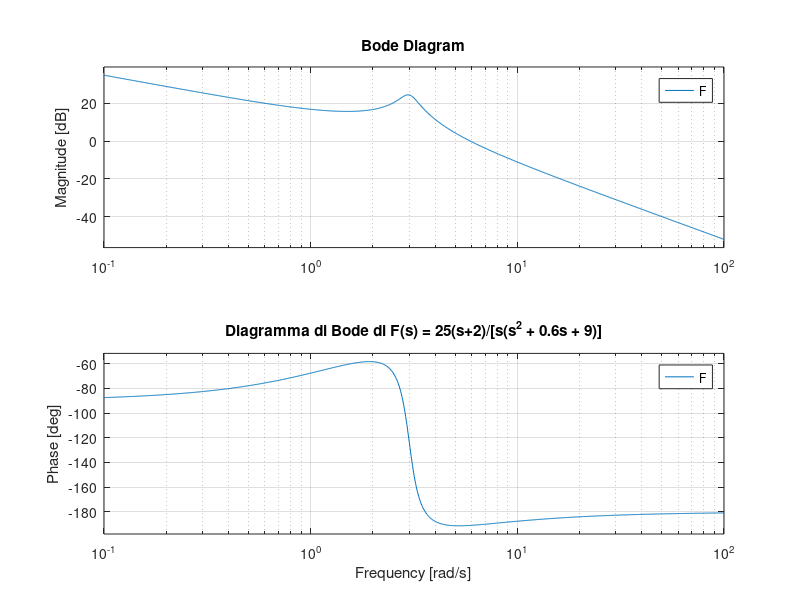

The MATLAB script that drew this image:
% Funzione di trasferimento F(s) = 25*(s+2) / [s*(s^2 + 0.6s + 9)]
num = 25 * [1 2];          % Numeratore: 25*(s+2)
den = conv([1 0], [1 0.6 9]);  % Denominatore: s*(s^2 + 0.6s + 9)

% Creazione sistema
F = tf(num, den);

% Diagramma di Bode
bode(F);
grid on;
title('Diagramma di Bode di F(s) = 25(s+2)/[s(s^2 + 0.6s + 9)]');
